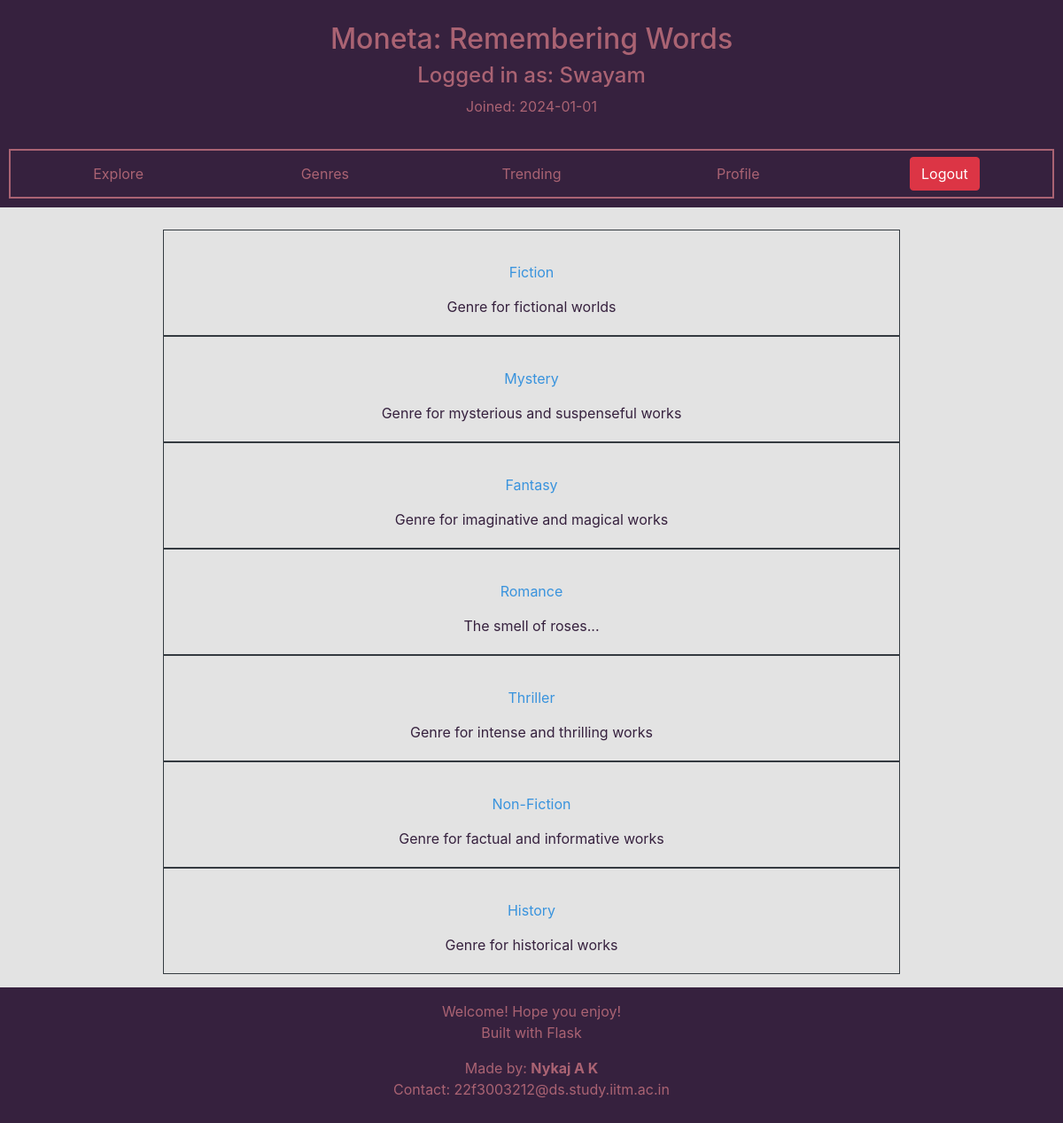
The page /sections (signed in) on the database its author committed.
### moneta/models.py (models this page shows, shortened)
class User(db.Model,UserMixin):
    __tablename__ = "user"
    id = db.Column(db.Integer,primary_key = True)
    username = db.Column(db.String(20),nullable=False,unique=True)
    password = db.Column(db.String(60),nullable=True)
    email = db.Column(db.String(60),nullable=False,unique=True)
    doj = db.Column(db.DateTime, nullable=False, default = date.today())
    is_librarian = db.Column(db.Integer,nullable = False, default = 0)
    borrowed = db.relationship('Borrow',backref='user',lazy=True)
    returned = db.relationship('Return',backref='user',lazy=True)
    comments = db.relationship('Comment',backref = 'user', lazy=True)
    requested = db.relationship('Requested',backref = 'user', lazy=True)

class Section(db.Model):
    __tablename__ = "section"
    id = db.Column(db.Integer,primary_key = True)
    name = db.Column(db.String(40), unique = True, nullable = False)
    doc = db.Column(db.DateTime, default = date.today())
    description = db.Column(db.String(256))
    books = db.relationship('Book',secondary=category,backref = db.backref('sections',lazy='dynamic') )

### moneta/routes.py (the view)
@app.route("/sections")
@normal_user_required
def genre():
    sections = Section.query.all()
    return render_template('user_specific/sections.html',sections=sections)

### moneta/routes.py (called while the page is built, shortened)
@login_manager.user_loader
def load_user(user_id):
    user = User.query.filter_by(id=user_id).first()
    app.logger.info(f"User {user.username} was loaded!")
    return user

def normal_user_required(fun):
    @wraps(fun)
    def inner(*args,**kwargs):
        if not current_user.is_anonymous and not current_user.is_librarian:
            return fun(*args,**kwargs)
    return inner

### moneta/templates/user_specific/sections.html
{% extends "user_specific/dashboard.html" %}
{% block main_body %}
    <div class="container">
        {% for section in sections %}
            <div class="mx-auto text-center border border-dark p-1" style="width:75%">
                <br>
                <h5><a class="link-text btn" href="{{ url_for('selected_genre',name=section.name) }}">{{section.name}}</a></h5>
                {% if section.description %}
                    <p class="help-text">{{ section.description }}</p>
                {% else %}
                    <p class="help-text">No description!</p>
                {% endif %}
            </div>
        {% endfor %}
    </div>
{% endblock %}

### moneta/templates/user_specific/dashboard.html
{% extends "base_templates/base.html" %}
{% block header_element %}
    <div class="container-flexible" id="header-container">
        <div class="row text-center header-container-element" id="header-container-info">
            <div class="col" id="header-container-info-content">
                <h2 class="header-info-content-text">Moneta: Remembering Words</h2>
                <h4 class="header-info-content-text">Logged in as: {{ current_user.username }} </h4>
                <p class="header-info-content-text">Joined: {{current_user.doj.__str__()[:10:]}}</p>
            </div>
        </div>
        <div class="row text-center header-container-element" id="header-container-links">
            <div class="col header-link-div"><a class="btn header-link" href="{{ url_for('search') }}">Explore</a></div>
            <div class="col header-link-div"><a class="btn header-link" href="{{ url_for('genre') }}">Genres</a></div>
            <div class="col header-link-div"><a class="btn header-link" href="{{ url_for('trending') }}">Trending</a></div>
            <div class="col header-link-div"><a class="btn header-link" href="{{ url_for('home') }}">Profile</a></div>
            <div class="col header-link-div"><a class="btn btn-danger" href="{{ url_for('logout') }}">Logout</a></div>
        </div>
    </div>
{% endblock %}

### moneta/static/custom/global_styles.css (style rules this page uses)
:root { --custom_primary: rgb(57,147,221); --custom_secondary: rgb(84,122,65); --custom_tertiary: rgb(170,99,115); --custom_accent_light: rgb(227,227,227); --custom_accent_dark: rgb(54,33,62); }
body { background-color: var(--custom_accent_light); overflow-x: hidden; min-height: 100vh; display: flex; flex-direction: column; }

### moneta/static/custom/header_styles.css (style rules this page uses)
#header-container { padding: 5px; margin-bottom: 10px; background-color: var(--custom_accent_dark); }
.header-container-element { padding: 5px; margin: 5px; margin-top: 15px; }
.header-link-div { margin: 2px; }
.header-link { color: var(--custom_tertiary); }
.header-info-content-text { color: var(--custom_tertiary); }
#header-container-links { border: 2px solid var(--custom_tertiary); }

### moneta/static/custom/content_text_styles.css (style rules this page uses)
.link-text { color: var(--custom_primary); }
.help-text { color: var(--custom_accent_dark); }

### rows shown on the page
User: username "Swayam", doj "2024-01-01"
Section: name "Fiction", description "Genre for fictional worlds"
Section: name "Mystery", description "Genre for mysterious and suspenseful works"
Section: name "Fantasy", description "Genre for imaginative and magical works"
Section: name "Romance", description "The smell of roses..."
Section: name "Thriller", description "Genre for intense and thrilling works"
Section: name "Non-Fiction", description "Genre for factual and informative works"
Section: name "History", description "Genre for historical works"
